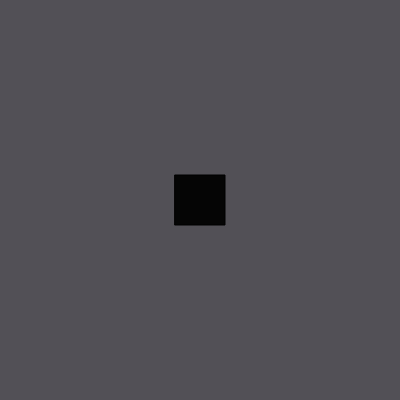
Frame 1 (no input)
Frame 60 (no input): identical to frame 1, image omitted
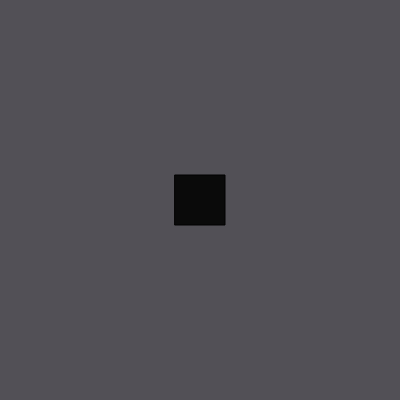
Frame 120 (the mouse pressed at the canvas centre since frame 60)

The p5.js sketch that drew these frames (run headless with seeded random() and noise() and a simulated clock; from frame 60 on, the mouse is pressed at the canvas centre):

// p5.js sketch
// ── sketch.js
let value = 0;
let bc;
function setup() {
  createCanvas(400, 400);
  rectMode(CENTER);
    //allows u to draw a rect from a diff spot instead of the top left
  bc = color('#525056');
        //hexadecimal color
        //#RRGGBB
        //dec rrr ggg bbb
}
function draw() { //draw always draws over and over
  background(bc); 
    //bkgd color var
  fill(value);
  rect(200, 200, 50, 50);
} 

function mouseMoved() { //draws to screen when the mouse moves
  value = value + 5;
  if (value > 255) {
    value = 0;
  }
}
